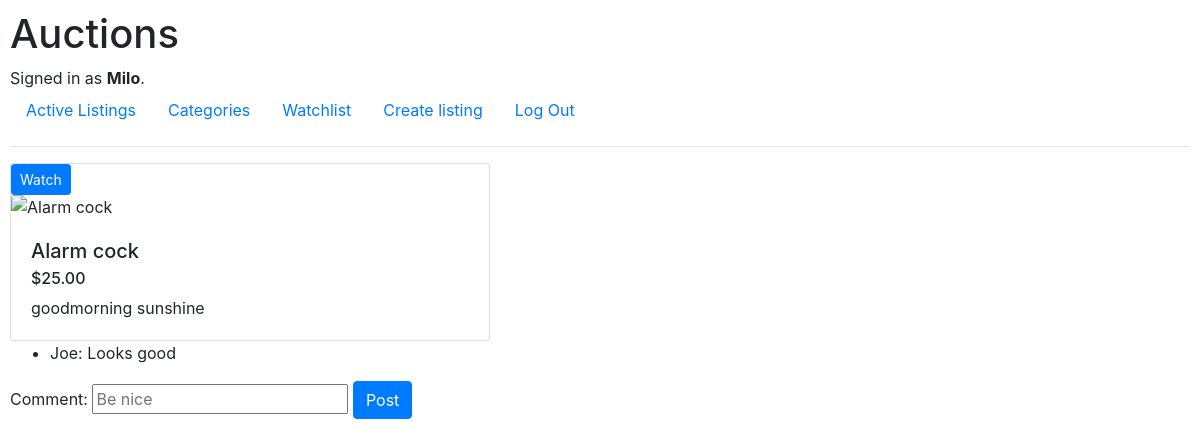
The app's page /4 (signed in), older data.
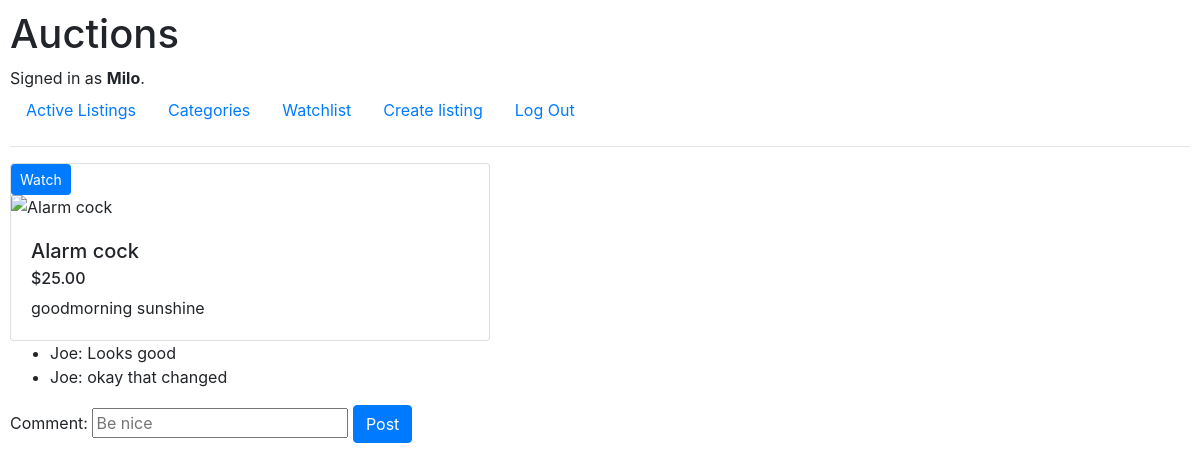
The same page, newer data.
### auctions/models.py (models this page shows, shortened)
class User(AbstractUser):
    pass

class Listing(models.Model):
    id = models.AutoField(primary_key=True)
    title = models.CharField(max_length=150)
    description = models.CharField(max_length=300, blank=True)
    image = models.CharField(max_length=200, blank=True)
    price = models.DecimalField(max_digits=9, decimal_places=2)
    seller = models.ForeignKey(User, on_delete=models.CASCADE, related_name="seller")
    category = models.ForeignKey(Category, blank=True, null=True, on_delete=models.CASCADE, related_name="category")
    date_created = models.DateTimeField(default=timezone.now)
    is_active = models.BooleanField(default=True)
    watch = models.ManyToManyField(User, blank=True, related_name="watchlist")
    def is_watching(self, user):
        return user in self.watch.all()

class Comments(models.Model):
    id = models.AutoField(primary_key=True)
    comment = models.CharField(max_length=200)
    user = models.ForeignKey(User, on_delete=models.PROTECT, related_name="user_comment")
    item = models.ForeignKey(Listing, on_delete=models.PROTECT, related_name="item_comment")
    date_comment = models.DateTimeField(default=timezone.now)
    def __str__(self):
        return f"{self.user}: {self.comment}"

### auctions/views.py (the view, shortened to what this page needs)
# urls.py: path("<int:pk>", views.listing, name="listing"),
@login_required
def listing(request, pk):
    item = Listing.objects.get(pk=pk)
    user = request.user
    return render(request, "auctions/listing.html", {
        "item": item,
        "comments": Comments.objects.filter(item_id=pk),
        "new_comment": CommentsForm(),
        "watching": item.is_watching(user),
    })

### auctions/forms.py
class CommentsForm(forms.ModelForm):
    class Meta:
        model = Comments
        fields = ["comment"]
        widgets = {
            "comment": forms.TextInput(attrs={"class": "form-controle", "placeholder": "Be nice"}),
        }

### auctions/templates/auctions/listing.html (shortened to what this page needs)
{% extends "auctions/layout.html" %}
{% block body %}
    <div class="card" style="width: 30rem;">
        <div>
            <form action="{% url 'listing' item.pk %}", method="post">
                {% if watching %}
                <button type="submit", name="item_id", value="{{ item.id }}", class=" btn btn-danger btn-sm">Watching</button>
                {% else %}
                <button type="submit", name="item_id", value="{{ item.id }}", class=" btn btn-primary btn-sm">Watch</button>
                {% endif %}
            </form>
        </div>
        <img src="{{ item.image }}" class="card-img-top" alt="{{ item.title }}">
        <div class="card-body">
            <h5 class="card-title">{{ item.title }}</h5>
            <h6 class="card-subtitle mb-2 text-body-secondaty">${{ item.price }}</h6>
            <p class="card-text">{{ item.description }}</p>
        </div>
    </div>
<div>
    <div class="show_comments">
        <ul>
        {% for comment in comments %}
        <li> {{ comment }} </li>
        {% empty %}
        <li> No comments </li>
        {% endfor %}
    </div>
    <div class="form-group">
        <form action="{% url 'listing' item.pk %}", method="post">
            {{ new_comment }}
            <button type="submit" class="btn btn-primary">Post</button>
        </form>
    </div>
</div>
{% endblock %}

### auctions/templates/auctions/layout.html (shortened to what this page needs)
{% load static %}
<!DOCTYPE html>
<html lang="en">
    <head>
        <link rel="stylesheet" href="https://stackpath.bootstrapcdn.com/bootstrap/4.4.1/css/bootstrap.min.css">
        <link href="{% static 'auctions/styles.css' %}" rel="stylesheet">
    </head>
    <body>
        <h1>Auctions</h1>
        <div>
            {% if user.is_authenticated %}
                Signed in as <strong>{{ user.username }}</strong>.
            {% else %}
                Not signed in.
            {% endif %}
        </div>
        <ul class="nav">
            <li class="nav-item">
                <a class="nav-link" href="{% url 'index' %}">Active Listings</a>
            </li>
            {% if user.is_authenticated %}
                <li class="nav-item">
                    <a class="nav-link" href="{% url 'categories' %}">Categories</a>
                </li>
                <li class="nav-item">
                    <a class="nav-link" href="{% url 'watchlist' %}">Watchlist</a>
                </li>
                <li class="nav-item">
                    <a class="nav-link" href="{% url 'create' %}">Create listing</a>
                </li>
                <li class="nav-item">
                    <a class="nav-link" href="{% url 'logout' %}">Log Out</a>
                </li>
            {% endif %}
        </ul>
        <hr>
        {% block body %}
        {% endblock %}
    </body>
</html>

### auctions/static/auctions/styles.css (style rules this page uses)
body { padding: 10px; }

Row changes from the older to the newer data that the page shows:
added Comments: user+comment "Joe: okay that changed"
